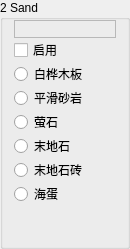
                 <widget class="QGroupBox" name="Base02">
                  <property name="sizePolicy">
                   <sizepolicy hsizetype="Fixed" vsizetype="Preferred">
                    <horstretch>0</horstretch>
                    <verstretch>0</verstretch>
                   </sizepolicy>
                  </property>
                  <property name="minimumSize">
                   <size>
                    <width>130</width>
                    <height>0</height>
                   </size>
                  </property>
                  <property name="maximumSize">
                   <size>
                    <width>130</width>
                    <height>16777215</height>
                   </size>
                  </property>
                  <property name="autoFillBackground">
                   <bool>true</bool>
                  </property>
                  <property name="title">
                   <string>2 Sand</string>
                  </property>
                  <property name="flat">
                   <bool>false</bool>
                  </property>
                  <layout class="QVBoxLayout" name="verticalLayout_14">
                   <property name="spacing">
                    <number>0</number>
                   </property>
                   <property name="topMargin">
                    <number>0</number>
                   </property>
                   <property name="bottomMargin">
                    <number>0</number>
                   </property>
                   <item>
                    <widget class="QLabel" name="Color02">
                     <property name="font">
                      <font>
                       <family>微软雅黑</family>
                       <pointsize>9</pointsize>
                      </font>
                     </property>
                     <property name="frameShape">
                      <enum>QFrame::StyledPanel</enum>
                     </property>
                     <property name="text">
                      <string/>
                     </property>
                    </widget>
                   </item>
                   <item>
                    <widget class="QCheckBox" name="Enable02">
                     <property name="text">
                      <string>启用</string>
                     </property>
                    </widget>
                   </item>
                   <item>
                    <widget class="QRadioButton" name="is02BirchPlanks">
                     <property name="text">
                      <string>白桦木板</string>
                     </property>
                     <property name="icon">
                      <iconset resource="../BlockTextures.qrc">
                       <normaloff>:/new/Textures/Slope/block/birch_planks.png</normaloff>:/new/Textures/Slope/block/birch_planks.png</iconset>
                     </property>
                    </widget>
                   </item>
                   <item>
                    <widget class="QRadioButton" name="is02SmoothSandstone">
                     <property name="text">
                      <string>平滑砂岩</string>
                     </property>
                     <property name="icon">
                      <iconset resource="../BlockTextures.qrc">
                       <normaloff>:/new/Textures/Slope/block/sandstone_top.png</normaloff>:/new/Textures/Slope/block/sandstone_top.png</iconset>
                     </property>
                    </widget>
                   </item>
                   <item>
                    <widget class="QRadioButton" name="is02Glowstone">
                     <property name="text">
                      <string>萤石</string>
                     </property>
                     <property name="icon">
                      <iconset resource="../BlockTextures.qrc">
                       <normaloff>:/new/Textures/Slope/block/glowstone.png</normaloff>:/new/Textures/Slope/block/glowstone.png</iconset>
                     </property>
                    </widget>
                   </item>
                   <item>
                    <widget class="QRadioButton" name="is02EndStone">
                     <property name="text">
                      <string>末地石</string>
                     </property>
                     <property name="icon">
                      <iconset resource="../BlockTextures.qrc">
                       <normaloff>:/new/Textures/Slope/block/end_stone.png</normaloff>:/new/Textures/Slope/block/end_stone.png</iconset>
                     </property>
                    </widget>
                   </item>
                   <item>
                    <widget class="QRadioButton" name="is02EndBricks">
                     <property name="text">
                      <string>末地石砖</string>
                     </property>
                     <property name="icon">
                      <iconset resource="../BlockTextures.qrc">
                       <normaloff>:/new/Textures/Slope/block/end_stone_bricks.png</normaloff>:/new/Textures/Slope/block/end_stone_bricks.png</iconset>
                     </property>
                    </widget>
                   </item>
                   <item>
                    <widget class="QRadioButton" name="is02TurtleEgg">
                     <property name="text">
                      <string>海蛋</string>
                     </property>
                     <property name="icon">
                      <iconset resource="../BlockTextures.qrc">
                       <normaloff>:/new/Textures/Slope/block/turtle_egg.png</normaloff>:/new/Textures/Slope/block/turtle_egg.png</iconset>
                     </property>
                    </widget>
                   </item>
                   <item>
                    <spacer name="verticalSpacer_11">
                     <property name="orientation">
                      <enum>Qt::Vertical</enum>
                     </property>
                     <property name="sizeHint" stdset="0">
                      <size>
                       <width>20</width>
                       <height>40</height>
                      </size>
                     </property>
                    </spacer>
                   </item>
                  </layout>
                 </widget>
